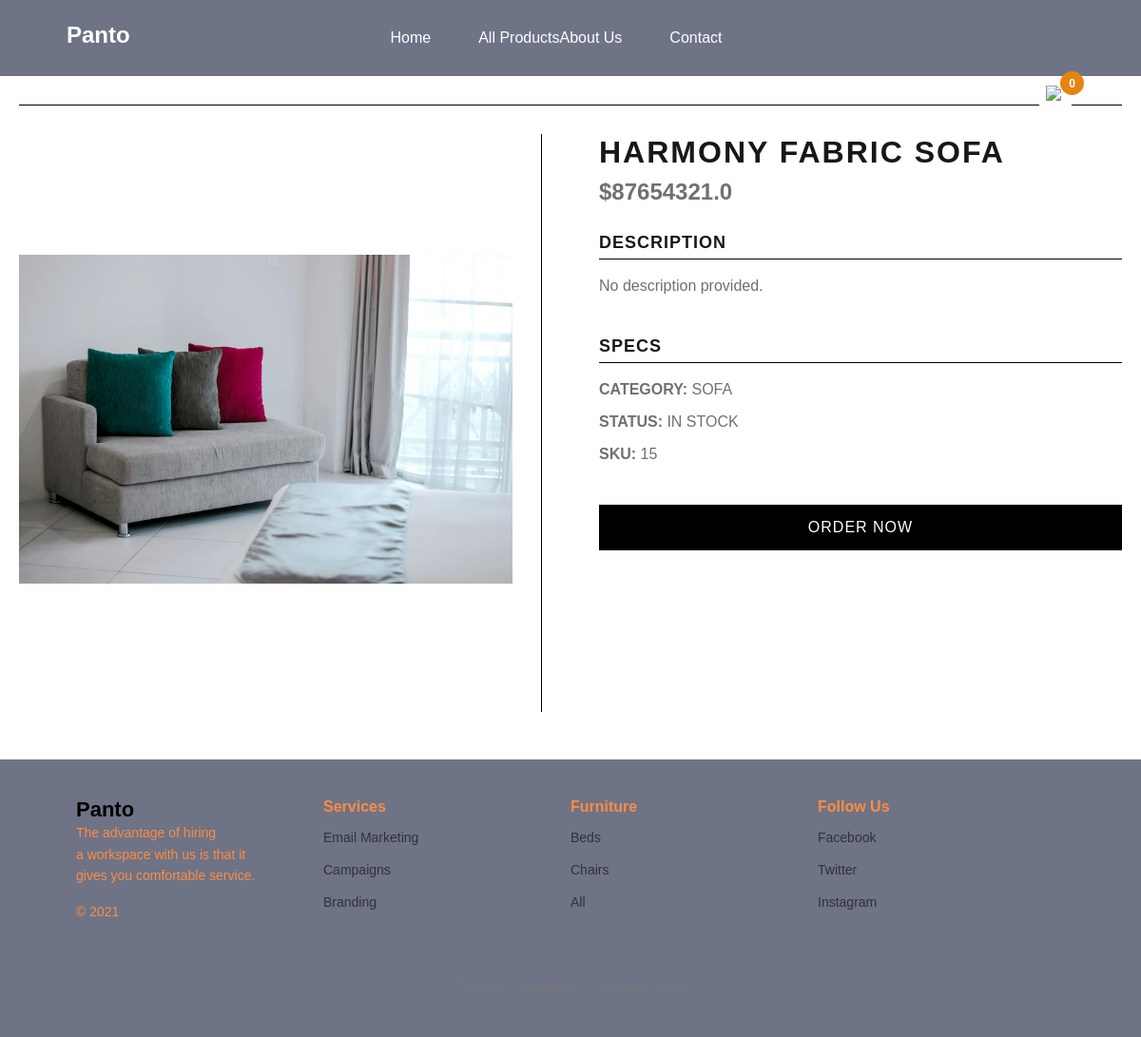
The app's page /product/15/ with its own data.
### news/models.py (models this page shows, shortened)
class Product(models.Model):
    author = models.ForeignKey(Author, on_delete=models.CASCADE, related_name="products")
    name = models.CharField(max_length=300, verbose_name="Ad")
    price = models.FloatField(verbose_name="Qiymət")
    tax_price = models.FloatField(blank=True, null=True, verbose_name="Tax qiymət")
    discount_price = models.FloatField(blank=True, null=True, verbose_name="Endirimli qiymət")
    tags = models.ManyToManyField(Tag, blank=True, verbose_name="Tag")
    status = models.BooleanField(default=True, verbose_name="Status")
    time_create = models.DateTimeField(auto_now_add=True, verbose_name="Yaranma tarixi")
    time_update = models.DateTimeField(auto_now=True, verbose_name="Yenilənmə tarixi")
    CATEGORY_CHOICES = [
        ('chair', 'Chair'),
        ('beds', 'Beds'),
        ('sofa', 'Sofa'),
        ('lamp', 'Lamp'),
    ]
    category = models.CharField(max_length=20, choices=CATEGORY_CHOICES, default='chair')
    image = models.ImageField(upload_to='products/', blank=True, null=True)

### news/views.py (the view)
# urls.py: path('product/<int:product_id>/', views.product_detail, name='product_detail'),
def product_detail(request, product_id):
    product = get_object_or_404(Product, id=product_id)
    return render(request, 'news/product_detail.html', {'product': product})

### news/templates/news/product_detail.html (shortened to what this page needs)
{% extends 'news/base.html' %}
{% load static %}
{% block content %}
<div class="product-detail-page">
    <div class="detail-line"></div>
    <div class="product-container">
        <div class="product-gallery">
            {% if product.image %}
                <img src="{{ product.image.url }}" alt="{{ product.name }}" class="main-image">
            {% else %}
                <div class="no-image-main">NO IMAGE</div>
            {% endif %}
        </div>
        <div class="product-info">
            <h1>{{ product.name|upper }}</h1>
            <div class="price">${{ product.price }}</div>
            <div class="section">
                <h2>DESCRIPTION</h2>
                <p>{{ product.description|default:"No description provided." }}</p>
            </div>
            <div class="section">
                <h2>SPECS</h2>
                <ul>
                    <li><strong>CATEGORY:</strong> {{ product.get_category_display|upper }}</li>
                    <li><strong>STATUS:</strong> {% if product.status %}IN STOCK{% else %}SOLD OUT{% endif %}</li>
                    <li><strong>SKU:</strong> {{ product.id }}</li>
                </ul>
            </div>
            <button class="action-button">ORDER NOW</button>
        </div>
    </div>
</div>
{% endblock %}

### news/templates/news/product_detail.html (style rules this page uses)
.product-detail-page { max-width: 1400px; margin: 0 auto; padding: 0 20px 50px; }
.detail-line { height: 1px; background: #000; margin: 30px 0; }
.product-container { display: grid; grid-template-columns: 1fr 1fr; gap: 60px; }
.product-gallery { border-right: 1px solid #000; padding-right: 30px; }
.main-image, .no-image-main { width: 100%; height: 600px; object-fit: contain; }
.product-info h1 { font-size: 32px; letter-spacing: 2px; margin-bottom: 10px; }
.price { font-size: 24px; font-weight: bold; margin-bottom: 30px; }
.section { margin-bottom: 40px; }
.section h2 { font-size: 18px; letter-spacing: 1px; margin-bottom: 15px; padding-bottom: 5px; border-bottom: 1px solid #000; }
.section ul { list-style: none; padding: 0; }
.section li { margin-bottom: 8px; }
.action-button { width: 100%; padding: 15px; background: #000; color: #fff; border: none; font-size: 16px; letter-spacing: 1px; cursor: pointer; transition: all 0.3s; }

### records on screen
Product: image (picture), name "HARMONY FABRIC SOFA", price "87654321.0", category "SOFA", id "15"

### other values on screen
{{ product.description|default:"No description provided." }} "No description provided."
